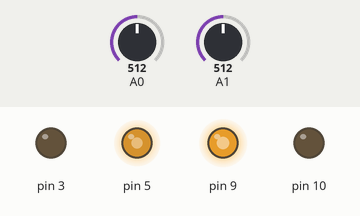
This sketch was run on a simulated Arduino Uno, built with avr-gcc and run on an emulated ATmega328P. On the bench: output pins drawn as LEDs (lit = HIGH). The test bench sets the inputs (shaded band); at power-on: A0 = 512, A1 = 512.

Above: at 1.2 s.
1.3 s: A0 set to 716
At 2.4 s:
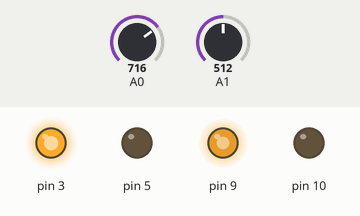
2.8 s: A1 set to 511
At 3.7 s:
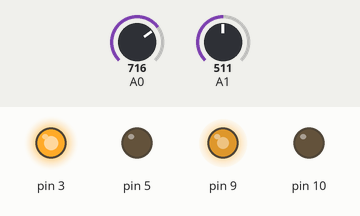
4.3 s: A0 set to 511
At 5.1 s:
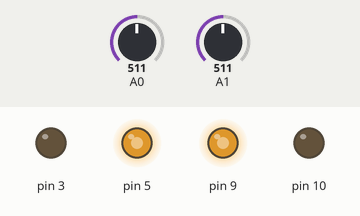
5.8 s: A1 set to 306
At 6.9 s:
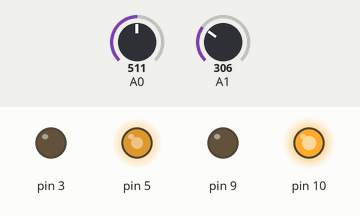
7.3 s: A0 set to 491
At 8.2 s:
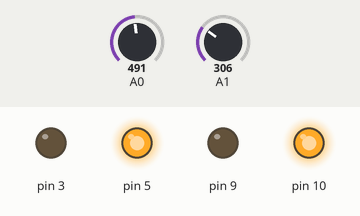
8.8 s: A1 set to 716
At 9.2 s:
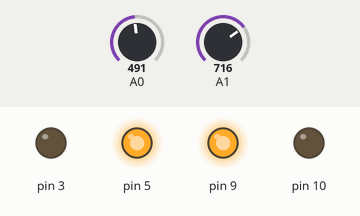
Timing chart, 0 to 11.3 s (numbered marks = the images above; inputs shaded):
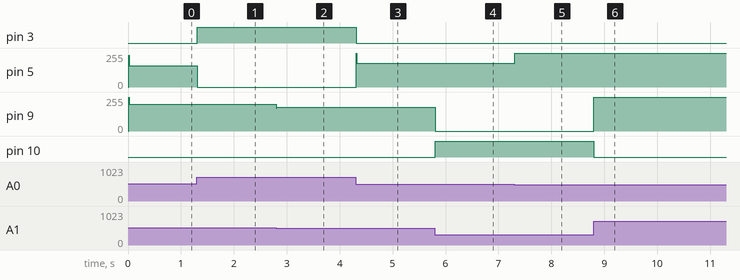

Measured:
- the behaviour switches between 510 and 509 on A0 (found by bisection; images 4 and 5)
- after the input at 1.3 s, pin 3: LOW → HIGH at once; pin 5: 160/255 → 0/255 at once
- after the input at 2.8 s, pin 9: 200/255 → 180/255 at once
- after the input at 4.3 s, pin 3: HIGH → LOW at once; pin 5: 0/255 → 180/255 at once
- after the input at 5.8 s, pin 9: 180/255 → 0/255 at once; pin 10: LOW → HIGH at once
- after the input at 7.3 s, pin 5: 180/255 → 255/255 at once
- after the input at 8.8 s, pin 9: 0/255 → 255/255 at once; pin 10: HIGH → LOW at once

The sketch:

Mini02_C.ino
```cpp
#include <PID_v1.h>  //PID loop from http://playground.arduino.cc/Code/PIDLibrary

char iam = 'a';

int offSet1 = -8;
int offSet2 = 10;

double Pk1 = 20;
double Ik1 = 0;
double Dk1 = 0.1;
double Setpoint1, Input1, Output1, Output1a;

PID PID1(&Input1, &Output1, &Setpoint1, Pk1, Ik1 , Dk1, DIRECT);

double Pk2 = 20;
double Ik2 = 0;
double Dk2 = 0.1;
double Setpoint2, Input2, Output2, Output2a;

PID PID2(&Input2, &Output2, &Setpoint2, Pk2, Ik2 , Dk2, DIRECT);

unsigned long previousMillis = 0;
const long interval = 10;
unsigned long lastDataTime;

int read1;
int read2;
int read3;
int read4;
int read5;
int read6;
int read7;
int read8;

int joint1 = 0;
int joint2 = 0;
int actualJoint1;
int actualJoint2;

int ident;
int ident2;

void setup() {

Serial.begin(115200);     // opens serial port

PID1.SetMode(AUTOMATIC);              // PID Setup
PID1.SetOutputLimits(-255, 255);
PID1.SetSampleTime(10);

PID2.SetMode(AUTOMATIC);              // PID Setup
PID2.SetOutputLimits(-255, 255);
PID2.SetSampleTime(10);
}

void loop() {

     unsigned long currentMillis = millis();
     if (currentMillis - previousMillis >= interval) {  //start timed event
        previousMillis = currentMillis;

              if (Serial.available()>=24) {  // check for enough serial data
              ident = Serial.read();
              read1 = Serial.parseInt();  // a
              read2 = Serial.parseInt();  // a
              read3 = Serial.parseInt();  // b
              read4 = Serial.parseInt();  // b
              read5 = Serial.parseInt();  // c
              read6 = Serial.parseInt();  // c
              read7 = Serial.parseInt();  // d
              read8 = Serial.parseInt();  // d
              ident2 = Serial.read();

              if (ident == iam && ident2 == iam) {  // check data is for this device and in the right order
                  lastDataTime = millis(); // bookmark the time for safties
                  joint1 = read5;   // if the data is right update to main loop variables
                  joint2 = read6;
              }
      }

      actualJoint1 = analogRead(A0);
      actualJoint2 = analogRead(A1);

      actualJoint1 = map(actualJoint1,0,1023,-255,255);
      actualJoint2 = map(actualJoint2,0,1023,-255,255);

/*
      Serial.print(" demand1: ");
      Serial.print(joint1);
      Serial.print(" actual1: ");
      Serial.print(actualJoint1);
      Serial.print(" Output1: ");
      Serial.print(Output1);

      Serial.print(" demand2: ");
      Serial.print(joint2);
      Serial.print(" actual2: ");
      Serial.print(actualJoint2);
      Serial.print(" Output2: ");
      Serial.println(Output2);
*/

      Input1 = actualJoint1+offSet1;
      Input2 = actualJoint2+offSet2;
      Setpoint1 = constrain(joint1,-30,30);
      Setpoint2 = constrain(joint2,-30,30);

      PID1.Compute();
      PID2.Compute();


      // ************* output 1  ****************

      if (Output1 <= 5)                               // decide which way to turn based on deadSpot variable
            {
            Output1a = abs(Output1);
            analogWrite(3, Output1a);                 // set PWM pins
            analogWrite(5, 0);
            }
      else if (Output1 > 5)                          // decide which way to turn the wheels based on deadSpot variable
            {
            Output1a = abs(Output1);
            analogWrite(5, Output1a);
            analogWrite(3, 0);
            }
      else {
            analogWrite(5,0);
            analogWrite(3, 0);
      }

      // ************* output 2  ****************

      if (Output2 <= 5)                               // decide which way to turn based on deadSpot variable
            {
            Output2a = abs(Output2);
            analogWrite(9, Output2a);                 // set PWM pins
            analogWrite(10, 0);
            }
      else if (Output2 > 5)                          // decide which way to turn the wheels based on deadSpot variable
            {
            Output2a = abs(Output2);
            analogWrite(10, Output2a);
            analogWrite(9, 0);
            }
      else {
            analogWrite(9,0);
            analogWrite(10, 0);
      }


     } // end of timed event

}  // end of main loop
```
